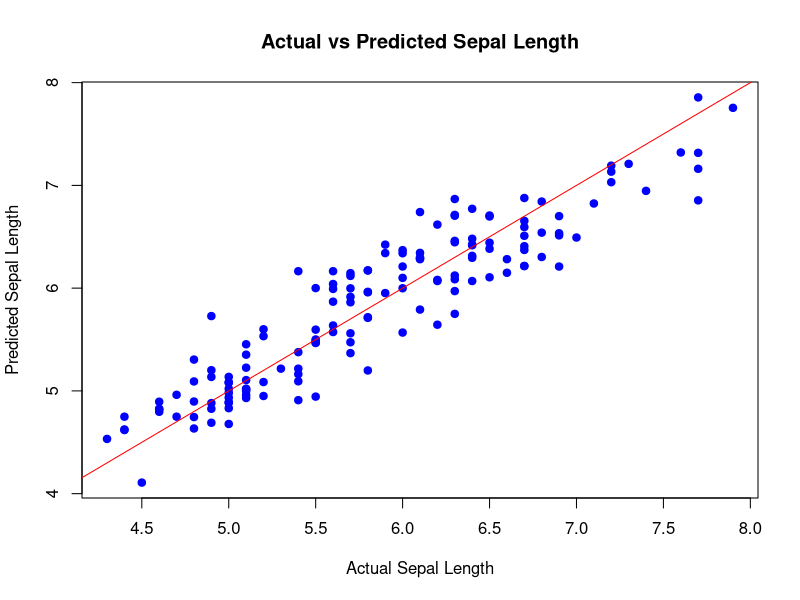

This figure's R source:

View(iris)

data(iris)

# Perform linear regression
model <- lm(Sepal.Length ~ Sepal.Width + Petal.Length + Petal.Width, data = iris)

# Summary of the model
summary(model)

# Predict values
predictions <- predict(model, iris)

# Print the first few predictions
head(predictions)

# Plot the actual vs predicted values
plot(iris$Sepal.Length, predictions,
     main = "Actual vs Predicted Sepal Length",
     xlab = "Actual Sepal Length",
     ylab = "Predicted Sepal Length",
     pch = 19,
     col = "blue")


abline(0, 1, col = "red") # Add a diagonal line for reference
